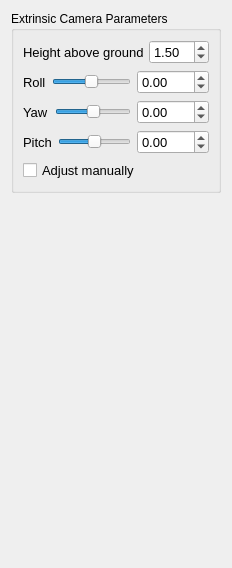
           <widget class="QWidget" name="cameraPage">
            <property name="geometry">
             <rect>
              <x>0</x>
              <y>0</y>
              <width>231</width>
              <height>568</height>
             </rect>
            </property>
            <attribute name="label">
             <string>Cameras</string>
            </attribute>
            <layout class="QVBoxLayout" name="verticalLayout_11">
             <item>
              <widget class="QGroupBox" name="camExtParamBox">
               <property name="sizePolicy">
                <sizepolicy hsizetype="Maximum" vsizetype="Preferred">
                 <horstretch>0</horstretch>
                 <verstretch>0</verstretch>
                </sizepolicy>
               </property>
               <property name="minimumSize">
                <size>
                 <width>0</width>
                 <height>0</height>
                </size>
               </property>
               <property name="maximumSize">
                <size>
                 <width>220</width>
                 <height>16777215</height>
                </size>
               </property>
               <property name="title">
                <string>Extrinsic Camera Parameters</string>
               </property>
               <layout class="QVBoxLayout" name="verticalLayout">
                <item>
                 <layout class="QHBoxLayout" name="horizontalLayout_4">
                  <item>
                   <widget class="QLabel" name="label_camHeight">
                    <property name="minimumSize">
                     <size>
                      <width>120</width>
                      <height>0</height>
                     </size>
                    </property>
                    <property name="font">
                     <font>
                      <pointsize>10</pointsize>
                     </font>
                    </property>
                    <property name="text">
                     <string>Height above ground</string>
                    </property>
                   </widget>
                  </item>
                  <item>
                   <widget class="QDoubleSpinBox" name="camHeight">
                    <property name="font">
                     <font>
                      <pointsize>10</pointsize>
                     </font>
                    </property>
                    <property name="specialValueText">
                     <string/>
                    </property>
                    <property name="minimum">
                     <double>-2.000000000000000</double>
                    </property>
                    <property name="value">
                     <double>1.500000000000000</double>
                    </property>
                   </widget>
                  </item>
                 </layout>
                </item>
                <item>
                 <layout class="QHBoxLayout" name="horizontalLayout_3">
                  <item>
                   <widget class="QLabel" name="label_3">
                    <property name="font">
                     <font>
                      <pointsize>10</pointsize>
                     </font>
                    </property>
                    <property name="text">
                     <string>Roll</string>
                    </property>
                   </widget>
                  </item>
                  <item>
                   <widget class="QSlider" name="camRollSlider">
                    <property name="minimum">
                     <number>-18000</number>
                    </property>
                    <property name="maximum">
                     <number>18000</number>
                    </property>
                    <property name="singleStep">
                     <number>100</number>
                    </property>
                    <property name="pageStep">
                     <number>1000</number>
                    </property>
                    <property name="orientation">
                     <enum>Qt::Horizontal</enum>
                    </property>
                   </widget>
                  </item>
                  <item>
                   <widget class="QDoubleSpinBox" name="camRoll">
                    <property name="font">
                     <font>
                      <pointsize>10</pointsize>
                     </font>
                    </property>
                    <property name="minimum">
                     <double>-180.000000000000000</double>
                    </property>
                    <property name="maximum">
                     <double>180.000000000000000</double>
                    </property>
                   </widget>
                  </item>
                 </layout>
                </item>
                <item>
                 <layout class="QHBoxLayout" name="horizontalLayout">
                  <item>
                   <widget class="QLabel" name="label">
                    <property name="font">
                     <font>
                      <pointsize>10</pointsize>
                     </font>
                    </property>
                    <property name="text">
                     <string>Yaw</string>
                    </property>
                   </widget>
                  </item>
                  <item>
                   <widget class="QSlider" name="camYawSlider">
                    <property name="enabled">
                     <bool>true</bool>
                    </property>
                    <property name="minimum">
                     <number>-18000</number>
                    </property>
                    <property name="maximum">
                     <number>18000</number>
                    </property>
                    <property name="singleStep">
                     <number>100</number>
                    </property>
                    <property name="pageStep">
                     <number>1000</number>
                    </property>
                    <property name="orientation">
                     <enum>Qt::Horizontal</enum>
                    </property>
                    <property name="tickPosition">
                     <enum>QSlider::NoTicks</enum>
                    </property>
                   </widget>
                  </item>
                  <item>
                   <widget class="QDoubleSpinBox" name="camYaw">
                    <property name="font">
                     <font>
                      <pointsize>10</pointsize>
                     </font>
                    </property>
                    <property name="minimum">
                     <double>-180.000000000000000</double>
                    </property>
                    <property name="maximum">
                     <double>180.000000000000000</double>
                    </property>
                   </widget>
                  </item>
                 </layout>
                </item>
                <item>
                 <layout class="QHBoxLayout" name="horizontalLayout_2">
                  <item>
                   <widget class="QLabel" name="label_2">
                    <property name="font">
                     <font>
                      <pointsize>10</pointsize>
                     </font>
                    </property>
                    <property name="text">
                     <string>Pitch</string>
                    </property>
                   </widget>
                  </item>
                  <item>
                   <widget class="QSlider" name="camPitchSlider">
                    <property name="minimum">
                     <number>-18000</number>
                    </property>
                    <property name="maximum">
                     <number>18000</number>
                    </property>
                    <property name="singleStep">
                     <number>100</number>
                    </property>
                    <property name="pageStep">
                     <number>1000</number>
                    </property>
                    <property name="orientation">
                     <enum>Qt::Horizontal</enum>
                    </property>
                   </widget>
                  </item>
                  <item>
                   <widget class="QDoubleSpinBox" name="camPitch">
                    <property name="font">
                     <font>
                      <pointsize>10</pointsize>
                     </font>
                    </property>
                    <property name="minimum">
                     <double>-180.000000000000000</double>
                    </property>
                    <property name="maximum">
                     <double>180.000000000000000</double>
                    </property>
                   </widget>
                  </item>
                 </layout>
                </item>
                <item>
                 <widget class="QCheckBox" name="camManual">
                  <property name="sizePolicy">
                   <sizepolicy hsizetype="Fixed" vsizetype="Fixed">
                    <horstretch>0</horstretch>
                    <verstretch>0</verstretch>
                   </sizepolicy>
                  </property>
                  <property name="font">
                   <font>
                    <pointsize>10</pointsize>
                   </font>
                  </property>
                  <property name="text">
                   <string>Adjust manually</string>
                  </property>
                 </widget>
                </item>
               </layout>
              </widget>
             </item>
             <item>
              <spacer name="spacer_2">
               <property name="orientation">
                <enum>Qt::Vertical</enum>
               </property>
               <property name="sizeHint" stdset="0">
                <size>
                 <width>198</width>
                 <height>181</height>
                </size>
               </property>
              </spacer>
             </item>
            </layout>
           </widget>
